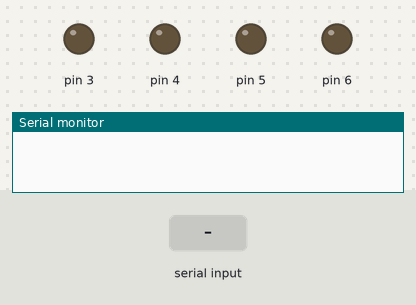
A sketch run on a simulated Arduino Uno, built with avr-gcc and run on an emulated ATmega328P. Parts: output pins drawn as LEDs (lit = HIGH), the last lines printed to the serial monitor. The test bench sets the inputs (shaded band).

Above: at 1.2 s.
1.3 s: "*forward#" received over the second serial link
At 2.1 s:
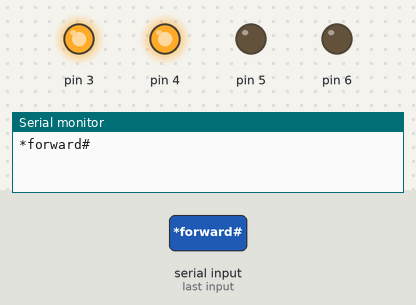
2.8 s: "*left#" received over the second serial link
At 3.3 s:
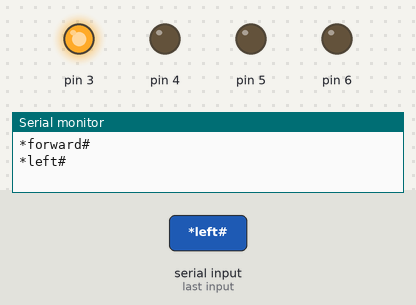
4.3 s: "*right#" received over the second serial link
At 4.8 s:
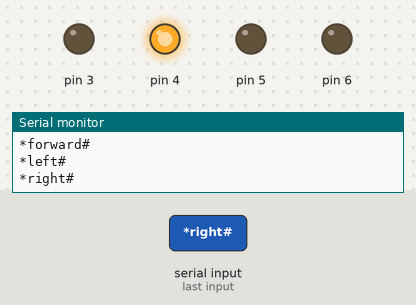
Timing chart, 0 to 7.3 s (numbered marks = the images above; inputs shaded):
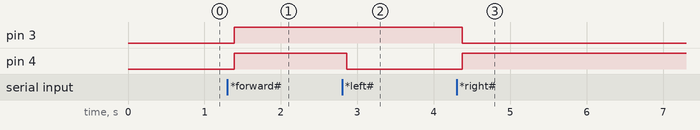

Measured:
- after the input at 1.3 s, pin 3, pin 4: LOW → HIGH after 0.09 s
- after the input at 2.8 s, pin 4: HIGH → LOW after 0.06 s
- after the input at 4.3 s, pin 3: HIGH → LOW after 0.07 s; pin 4: LOW → HIGH after 0.07 s

The sketch:

car.c.ino
```cpp
#include <AFMotor.h>
#include <SoftwareSerial.h>

SoftwareSerial BT(0, 1); //TX, RX respetively
String readvoice;

void setup() {
 BT.begin(9600);
 Serial.begin(9600);
  pinMode(4, OUTPUT);
  pinMode(3, OUTPUT);
  pinMode(5, OUTPUT);
  pinMode(6, OUTPUT);

}
//-----------------------------------------------------------------------//
void loop() {
  while (BT.available()){  //Check if there is an available byte to read
  delay(10); //Delay added to make thing stable
  char c = BT.read(); //Conduct a serial read
  readvoice += c; //build the string- "forward", "reverse", "left" and "right"
  }
  if (readvoice.length() > 0) {
    Serial.println(readvoice);

  if(readvoice == "*forward#")
  {
    digitalWrite(3, HIGH);
    digitalWrite (4, HIGH);
    delay(100);
  }

  else if(readvoice == "*stop#")
  {
    digitalWrite(3, LOW);
    digitalWrite(4, LOW);
  }

  else if (readvoice == "*left#")
  {
    digitalWrite (3,HIGH);
    digitalWrite (4,LOW);
   delay (800);

  }

 else if ( readvoice == "*right#")
 {
   digitalWrite (3, LOW);
   digitalWrite (4, HIGH);
   delay (800);
 }


 readvoice="";}} //Reset the variable
```
